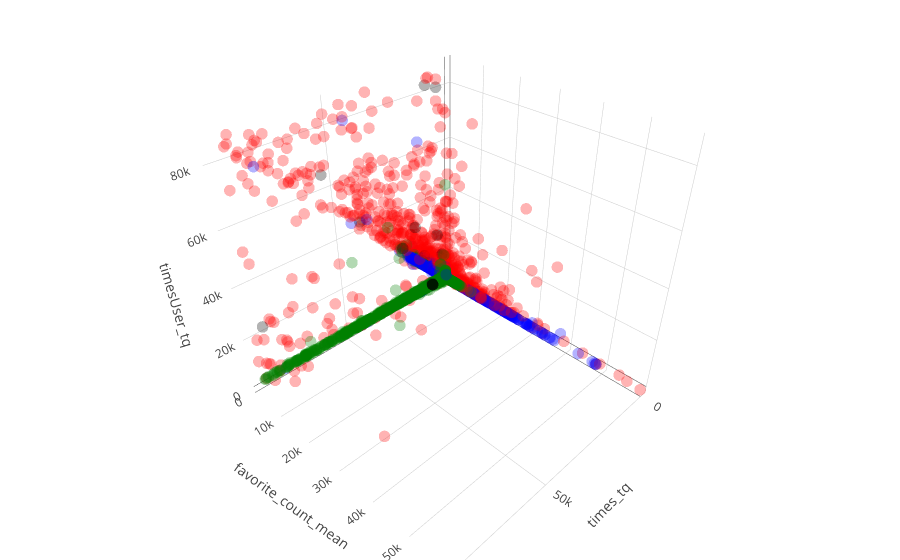

This figure's notebook cell:
### Code cell
#             title='times median',
#         ),
#         yaxis = dict(
#             range = [0,10000],
#             title='timesRT_mean',
#         ),
#         zaxis = dict(
#             range = [0,2000],
#             title='timesUser_tq',


plotearVars([
    ['times_tq'],
    ['favorite_count_mean', [0, 60000]],
    ['timesUser_tq'],
])

### Figure 1 — Plotly figure (JSON) as saved in the notebook; plotly's stock layout.template omitted (floating-point values rounded to 4 significant figures; data arrays with more than 128 entries replaced by an {"elided": "..."} marker saying what was removed)
{"data": [{"marker": {"color": {"elided": "5995 str values"}, "line": {"color": "rgba(255,255,255,0.2)", "width": 0}, "opacity": 0.3, "size": 4}, "mode": "markers", "type": "scatter3d", "uid": "5744da3c-9d1a-4860-9218-585031bad421", "x": {"elided": "5995 str values"}, "y": {"elided": "5995 str values"}, "z": {"elided": "5995 str values"}}], "layout": {"margin": {"b": 0, "l": 0, "r": 0, "t": 0}, "scene": {"xaxis": {"nticks": 4, "title": {"text": "times_tq"}}, "yaxis": {"range": [0, 60000], "title": {"text": "favorite_count_mean"}}, "zaxis": {"title": {"text": "timesUser_tq"}}}}}
